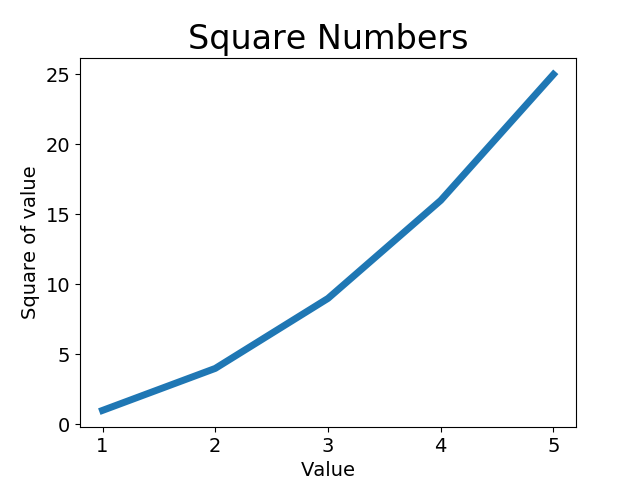

The script that drew this image:

import matplotlib.pyplot as plt


input_value = [1, 2, 3, 4, 5]
squares = [1, 4, 9, 16, 25]
plt.plot(input_value, squares, linewidth=5)

# set title and label for axis
plt.title("Square Numbers", fontsize=24)
plt.xlabel("Value", fontsize=14)
plt.ylabel("Square of value", fontsize=14)

# set tick
plt.tick_params(axis='both', labelsize=14)

plt.show()
